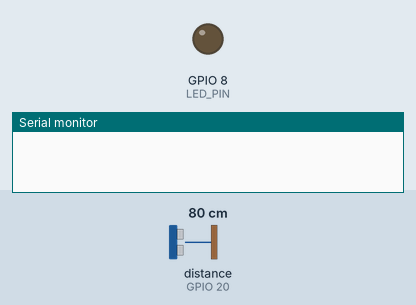
A sketch run on a simulated ESP32-S3. Parts: output pins drawn as LEDs (lit = HIGH), the last lines printed to the serial monitor. Wiring (inferred from the names in the program): ultrasonic range finder: trigger GPIO 6; echo GPIO 20. Dashed ring = blinking. Inputs (shaded band) come from the test bench; at power-on: distance to the obstacle (sensor on GPIO 20) 80 cm. The echo pulse lasts 58.3 µs per cm; pins used as bus, display or sensor lines are not drawn.

Above: at 0.1 s.
At 1.43 s:
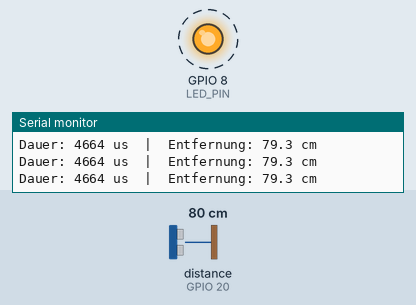
1.8 s: distance to the obstacle (sensor on GPIO 20) set to 6 cm
4.8 s: distance to the obstacle (sensor on GPIO 20) set to 3 cm
Timing chart, 0 to 13.8 s (numbered marks = the images above; inputs shaded):
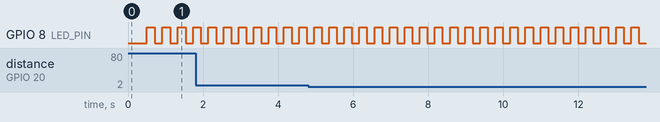

The sketch:

sensor-test.ino
```cpp
/*
 * HC-SR04 Ultraschallsensor - TESTPROGRAMM
 *
 * Gibt alle 200ms die gemessene Entfernung im Serial Monitor aus.
 * Pins: TRIG = GPIO 6, ECHO = GPIO 20
 *
 * Serial Monitor auf 115200 Baud einstellen!
 *
 * WICHTIG fuer ESP32-C3:
 * In Arduino IDE unter Tools -> "USB CDC On Boot" -> "Enabled" setzen!
 * Oder dieses Programm nutzt automatisch USBSerial als Fallback.
 */

// ESP32-C3 USB Serial Workaround
#if ARDUINO_USB_CDC_ON_BOOT
  #define SERIAL_OUT Serial
#elif defined(ARDUINO_USB_MODE) && ARDUINO_USB_MODE
  #define SERIAL_OUT Serial
#else
  // Versuche USBSerial fuer ESP32-C3 wenn CDC nicht aktiviert
  #if CONFIG_IDF_TARGET_ESP32C3 || CONFIG_IDF_TARGET_ESP32S3
    #define SERIAL_OUT USBSerial
  #else
    #define SERIAL_OUT Serial
  #endif
#endif

const int TRIG_PIN = 6;
const int ECHO_PIN = 20;

// LED Pin zum Blinken (zeigt dass der ESP laeuft, auch ohne Serial)
const int LED_PIN = 8; // ESP32-C3 hat oft eine LED auf GPIO 8

void setup() {
  SERIAL_OUT.begin(115200);

  // Warte bis Serial bereit ist (wichtig fuer USB CDC)
  unsigned long startWait = millis();
  while (!SERIAL_OUT && (millis() - startWait < 3000)) {
    delay(100);
  }
  delay(500);

  pinMode(TRIG_PIN, OUTPUT);
  pinMode(ECHO_PIN, INPUT);
  pinMode(LED_PIN, OUTPUT);

  SERIAL_OUT.println();
  SERIAL_OUT.println("================================");
  SERIAL_OUT.println("HC-SR04 Sensor Test gestartet");
  SERIAL_OUT.println("TRIG Pin: " + String(TRIG_PIN));
  SERIAL_OUT.println("ECHO Pin: " + String(ECHO_PIN));
  SERIAL_OUT.println("================================");
  SERIAL_OUT.println();
  SERIAL_OUT.flush();
}

void loop() {
  // LED toggeln - damit du siehst dass der ESP laeuft
  // (auch wenn Serial nicht funktioniert)
  static bool ledState = false;
  ledState = !ledState;
  digitalWrite(LED_PIN, ledState);

  // Einzelmessung
  digitalWrite(TRIG_PIN, LOW);
  delayMicroseconds(2);
  digitalWrite(TRIG_PIN, HIGH);
  delayMicroseconds(10);
  digitalWrite(TRIG_PIN, LOW);

  long duration = pulseIn(ECHO_PIN, HIGH, 30000); // 30ms Timeout

  if (duration == 0) {
    SERIAL_OUT.println("FEHLER: Kein Echo empfangen (Timeout) - Sensor pruefen!");
  } else {
    float distanceCm = duration * 0.034 / 2.0;

    SERIAL_OUT.print("Dauer: ");
    SERIAL_OUT.print(duration);
    SERIAL_OUT.print(" us  |  Entfernung: ");
    SERIAL_OUT.print(distanceCm, 1);
    SERIAL_OUT.print(" cm");

    if (distanceCm < 4.0) {
      SERIAL_OUT.print("  <<< HAND ERKANNT (< 4cm)");
    }

    SERIAL_OUT.println();
  }

  SERIAL_OUT.flush();
  delay(200);
}
```

Measured:
- by itself, GPIO 8 (LED_PIN): alternates HIGH for 0.20 s and LOW for 0.20 s
